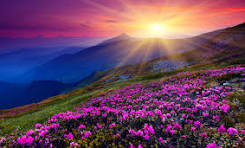
#> input picture scenery.jpeg, 245 x 148 px
$ python image.py
#> lines starting #> are read from the running program, lines starting #| are printed output that depends on the picture
import cv2 as c
import matplotlib.pyplot as plt
image = c.imread('scenery.jpeg')
#> image is the input picture: shape (148, 245, 3); mean B, G, R 96.1, 68.2, 104.6
image_rgb = c.cvtColor(image,c.COLOR_BGR2RGB)
plt.imshow(image_rgb)
plt.title("Image RGB")
plt.show()
gray_scale = c.cvtColor(image,c.COLOR_BGR2GRAY)
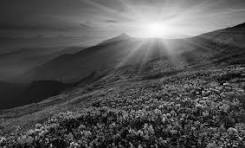
#> gray_scale: shape (148, 245); min 0, max 253, mean 82.3
plt.imshow(gray_scale,cmap='gray')
plt.title("Gray scale image")
plt.show()
cropped_image = image[100:3000000,200:4000000]
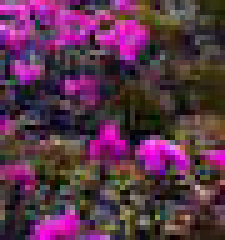
#> cropped_image: shape (48, 45, 3) (shown 5 times larger); mean B, G, R 73.6, 51, 89.4
cropped_rgb = image_rgb = c.cvtColor(cropped_image,c.COLOR_BGR2RGB)
plt.imshow(cropped_rgb)
plt.title("Cropped Region")
plt.show()
